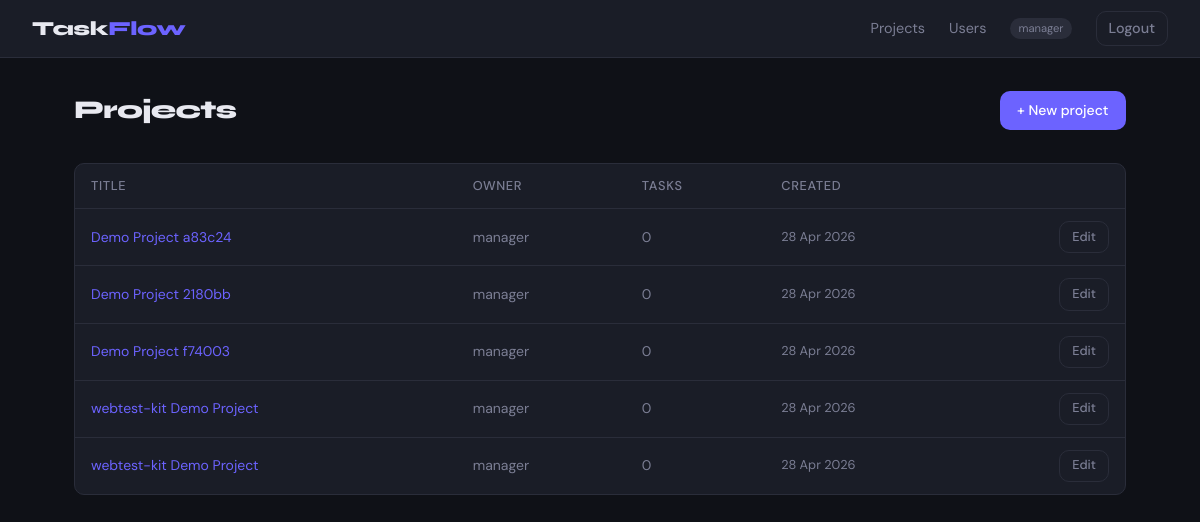
/projects/ (signed in), run on the app's committed database.
### app/models.py (models this page shows)
class User(Base):
    __tablename__ = "users"
    id = Column(Integer, primary_key=True, index=True)
    email = Column(String(255), unique=True, index=True, nullable=False)
    username = Column(String(100), unique=True, index=True, nullable=False)
    hashed_password = Column(String(255), nullable=False)
    full_name = Column(String(255), nullable=True)
    role = Column(SAEnum(UserRole), default=UserRole.user, nullable=False)
    is_active = Column(Boolean, default=True)
    created_at = Column(DateTime, default=datetime.utcnow)
    owned_projects = relationship("Project", back_populates="owner")
    assigned_tasks = relationship("Task", back_populates="assignee")

class Project(Base):
    __tablename__ = "projects"
    id = Column(Integer, primary_key=True, index=True)
    title = Column(String(255), nullable=False)
    description = Column(Text, nullable=True)
    is_active = Column(Boolean, default=True)
    created_at = Column(DateTime, default=datetime.utcnow)
    updated_at = Column(DateTime, default=datetime.utcnow, onupdate=datetime.utcnow)
    owner_id = Column(Integer, ForeignKey("users.id"), nullable=False)
    owner = relationship("User", back_populates="owned_projects")
    tasks = relationship("Task", back_populates="project", cascade="all, delete-orphan")

### app/routers/projects.py (the view)
@router.get("/", response_class=HTMLResponse)
async def projects_list(
    request: Request,
    db: Session = Depends(get_db),
    current_user: User = Depends(get_current_user),
):
    projects = (
        db.query(Project)
        .filter(Project.is_active == True)
        .options(joinedload(Project.owner))
        .order_by(Project.created_at.desc())
        .all()
    )
    return templates.TemplateResponse(
        "projects/list.html",
        {
            "request": request,
            "projects": projects,
            "user": current_user,
        },
    )

### app/templates/projects/list.html (shortened to what this page needs)
{% extends "base.html" %}
{% block content %}
<div class="page-header">
  <h1 class="page-title">Projects</h1>
  {% if user.role in ('admin', 'manager') %}
    <a href="/projects/new" class="btn btn-primary" data-testid="btn-new-project">
      + New project
    </a>
  {% endif %}
</div>
{% if projects %}
  <div class="card" style="padding: 0; overflow: hidden;">
    <table class="table" data-testid="projects-table">
      <thead>
        <tr>
          <th>Title</th>
          <th>Owner</th>
          <th>Tasks</th>
          <th>Created</th>
          <th></th>
        </tr>
      </thead>
      <tbody>
        {% for project in projects %}
        <tr data-testid="project-row" data-project-id="{{ project.id }}">
          <td>
            <a href="/projects/{{ project.id }}" data-testid="project-link">
              {{ project.title }}
            </a>
          </td>
          <td style="color: var(--muted);">{{ project.owner.username }}</td>
          <td style="color: var(--muted);">{{ project.tasks | length }}</td>
          <td style="color: var(--muted); font-size: .8rem;">
            {{ project.created_at.strftime('%d %b %Y') }}
          </td>
          <td style="text-align: right;">
            {% if user.role in ('admin', 'manager') or project.owner_id == user.id %}
              <a href="/projects/{{ project.id }}/edit"
                 class="btn btn-ghost btn-sm"
                 data-testid="btn-edit-project">Edit</a>
            {% endif %}
          </td>
        </tr>
        {% endfor %}
      </tbody>
    </table>
  </div>
{% endif %}
{% endblock %}

### app/templates/base.html (shortened to what this page needs)
<!DOCTYPE html>
<html lang="en">
<head>
</head>
<body>
<nav class="navbar">
  <a class="navbar__brand" href="/projects">Task<span>Flow</span></a>
  <div class="navbar__links">
    {% if request.state.user is defined and request.state.user %}
      <a href="/projects">Projects</a>
      {% if request.state.user.role in ('admin', 'manager') %}
        <a href="/users">Users</a>
      {% endif %}
      <span class="badge">{{ request.state.user.username }}</span>
      <a href="/auth/logout" class="btn btn-ghost btn-sm">Logout</a>
    {% else %}
      <a href="/auth/login">Login</a>
      <a href="/auth/register" class="btn btn-primary btn-sm">Register</a>
    {% endif %}
  </div>
</nav>
<div class="container">
  {% block content %}{% endblock %}
</div>
</body>
</html>

### app/templates/base.html (style rules this page uses)
:root { --bg: #0f1117; --surface: #1a1d27; --border: #2a2d3a; --accent: #6c63ff; --accent-h: #857dff; --danger: #ff5c5c; --success: #4caf82; --text: #e8e9f0; --muted: #7b7e94; --radius: 10px; --font-head: 'Syne', sans-serif; --font-body: 'DM Sans', sans-serif; }
*, *::before, *::after { box-sizing: border-box; margin: 0; padding: 0; }
body { background: var(--bg); color: var(--text); font-family: var(--font-body); font-size: 15px; line-height: 1.6; min-height: 100vh; }
a { color: var(--accent); text-decoration: none; }
.navbar { background: var(--surface); border-bottom: 1px solid var(--border); padding: 0 2rem; height: 58px; display: flex; align-items: center; justify-content: space-between; position: sticky; top: 0; z-index: 100; }
.navbar__brand { font-family: var(--font-head); font-size: 1.25rem; font-weight: 800; color: var(--text); letter-spacing: -0.02em; }
.navbar__brand span { color: var(--accent); }
.navbar__links { display: flex; align-items: center; gap: 1.5rem; }
.navbar__links a { color: var(--muted); font-size: 0.9rem; transition: color .15s; }
.navbar__links .badge { background: var(--border); color: var(--muted); font-size: 0.7rem; padding: 2px 8px; border-radius: 20px; }
.container { max-width: 1100px; margin: 0 auto; padding: 2rem 1.5rem; }
.page-header { display: flex; justify-content: space-between; align-items: center; margin-bottom: 2rem; }
.page-title { font-family: var(--font-head); font-size: 1.6rem; font-weight: 800; letter-spacing: -0.03em; }
.btn { display: inline-flex; align-items: center; gap: .4rem; padding: .5rem 1.1rem; border-radius: var(--radius); font-family: var(--font-body); font-size: .875rem; font-weight: 500; cursor: pointer; border: none; transition: opacity .15s, transform .1s; }
.btn-primary { background: var(--accent); color: #fff; }
.btn-ghost { background: transparent; color: var(--muted); border: 1px solid var(--border); }
.btn-sm { padding: .3rem .75rem; font-size: .8rem; }
.card { background: var(--surface); border: 1px solid var(--border); border-radius: var(--radius); padding: 1.5rem; }
.table { width: 100%; border-collapse: collapse; }
.table th, .table td { padding: .75rem 1rem; text-align: left; border-bottom: 1px solid var(--border); font-size: .875rem; }
.table th { color: var(--muted); font-weight: 500; font-size: .8rem; text-transform: uppercase; letter-spacing: .05em; }
.table tr:last-child td { border-bottom: none; }

### data on the page
User: state.user.username "manager"
Project: title "Demo Project a83c24", owner.username "manager", tasks|length "0", created_at "28 Apr 2026"
Project: title "Demo Project 2180bb", owner.username "manager", tasks|length "0", created_at "28 Apr 2026"
Project: title "Demo Project f74003", owner.username "manager", tasks|length "0", created_at "28 Apr 2026"
Project: title "webtest-kit Demo Project", owner.username "manager", tasks|length "0", created_at "28 Apr 2026"
Project: title "webtest-kit Demo Project", owner.username "manager", tasks|length "0", created_at "28 Apr 2026"
